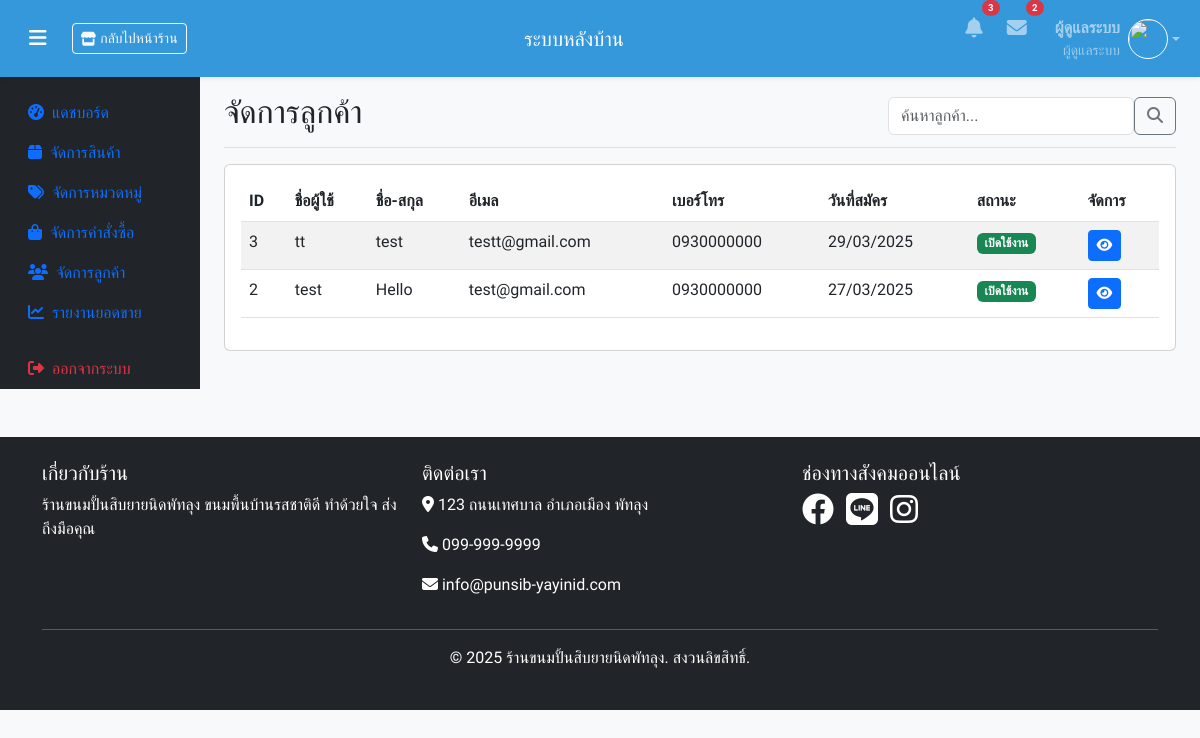
The page /admin/customers/list.php (signed in) on the database its author committed.
### tables this page shows
CREATE TABLE `users` (
  `id` int(11) NOT NULL,
  `username` varchar(50) NOT NULL,
  `password` varchar(255) NOT NULL,
  `email` varchar(100) NOT NULL,
  `fullname` varchar(100) NOT NULL,
  `phone` varchar(20) DEFAULT NULL,
  `address` text DEFAULT NULL,
  `role` enum('customer','admin') DEFAULT 'customer',
  `status` int(1) NOT NULL DEFAULT 1,
  `created_at` timestamp NULL DEFAULT current_timestamp(),
  `updated_at` timestamp NULL DEFAULT current_timestamp() ON UPDATE current_timestamp()
);

### admin/customers/list.php (the view, shortened to what this page needs)
<?php
require_once '../../config/db.php';
$search = $_GET['search'] ?? '';
$page = isset($_GET['page']) ? (int) $_GET['page'] : 1;
$perPage = 10;
$offset = ($page - 1) * $perPage;
$where = "WHERE role = 'customer'";
$params = [];
$stmt = $conn->prepare("
    SELECT * FROM users
    $where
    ORDER BY created_at DESC
    LIMIT ? OFFSET ?
");
$stmt->bindValue(count($params) + 1, $perPage, PDO::PARAM_INT);
$stmt->bindValue(count($params) + 2, $offset, PDO::PARAM_INT);
$stmt->execute();
$customers = $stmt->fetchAll(PDO::FETCH_ASSOC);
include '../../includes/admin-head.php';
include '../../includes/admin-navbar.php';
?>
<div class="container-fluid">
    <div class="row">
        <?php include '../../includes/admin-sidebar.php'; ?>
        <main class="col-md-9 ms-sm-auto col-lg-10 px-md-4">
            <div class="d-flex justify-content-between flex-wrap flex-md-nowrap align-items-center pt-3 pb-2 mb-3 border-bottom">
                <h1 class="h2">จัดการลูกค้า</h1>
                <div class="btn-toolbar mb-2 mb-md-0">
                    <div class="input-group">
                        <form method="get" class="d-flex">
                            <input type="text" class="form-control" name="search" placeholder="ค้นหาลูกค้า..."
                                   value="<?= htmlspecialchars($search) ?>">
                            <button class="btn btn-outline-secondary" type="submit">
                                <i class="fas fa-search"></i>
                            </button>
                        </form>
                    </div>
                </div>
            </div>
            <div class="card mb-4">
                <div class="card-body">
                    <div class="table-responsive">
                        <table class="table table-striped table-hover">
                            <thead>
                                <tr>
                                    <th>ID</th>
                                    <th>ชื่อผู้ใช้</th>
                                    <th>ชื่อ-สกุล</th>
                                    <th>อีเมล</th>
                                    <th>เบอร์โทร</th>
                                    <th>วันที่สมัคร</th>
                                    <th>สถานะ</th>
                                    <th>จัดการ</th>
                                </tr>
                            </thead>
                            <tbody>
                                <?php foreach ($customers as $customer): ?>
                                <tr>
                                    <td><?= $customer['id'] ?></td>
                                    <td><?= htmlspecialchars($customer['username']) ?></td>
                                    <td><?= htmlspecialchars($customer['fullname']) ?></td>
                                    <td><?= htmlspecialchars($customer['email']) ?></td>
                                    <td><?= $customer['phone'] ?: '-' ?></td>
                                    <td><?= date('d/m/Y', strtotime($customer['created_at'])) ?></td>
                                    <td>
                                        <span class="badge bg-<?= $customer['status'] ? 'success' : 'danger' ?>">
                                            <?= $customer['status'] ? 'เปิดใช้งาน' : 'ปิดใช้งาน' ?>
                                        </span>
                                    </td>
                                    <td>
                                        <a href="view.php?id=<?= $customer['id'] ?>" class="btn btn-sm btn-primary">
                                            <i class="fas fa-eye"></i>
                                        </a>
                                    </td>
                                </tr>
                                <?php endforeach; ?>
                            </tbody>
                        </table>
                    </div>
                </div>
            </div>
        </main>
    </div>
</div>
<?php
include '../../includes/footer.php';
?>

### includes/admin-head.php (style rules this page uses)
body { font-family: 'Sarabun', sans-serif; background-color: #f8f9fa; }

### rows shown on the page
users: id "3", username "tt", fullname "test", email "testt@gmail.com", phone "0930000000", created_at "29/03/2025", status "เปิดใช้งาน"
users: id "2", username "test", fullname "Hello", email "test@gmail.com", phone "0930000000", created_at "27/03/2025", status "เปิดใช้งาน"

### other values the page prints
$_SESSION['user_name'] "ผู้ดูแลระบบ"
